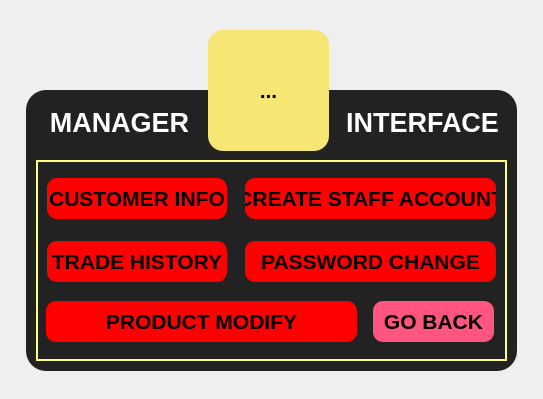
<?xml version="1.0" encoding="UTF-8"?>
<ui version="4.0">
 <class>QuanLy</class>
 <widget class="QMainWindow" name="QuanLy">
  <property name="geometry">
   <rect>
    <x>0</x>
    <y>0</y>
    <width>543</width>
    <height>399</height>
   </rect>
  </property>
  <property name="minimumSize">
   <size>
    <width>460</width>
    <height>230</height>
   </size>
  </property>
  <property name="maximumSize">
   <size>
    <width>1000</width>
    <height>1000</height>
   </size>
  </property>
  <property name="windowTitle">
   <string>Quản Lý</string>
  </property>
  <property name="styleSheet">
   <string notr="true">#Form
{
	background-image: url(:/background/BACKGROUND/bg1.jpg);
}</string>
  </property>
  <widget class="QWidget" name="Form">
   <widget class="QFrame" name="frame">
    <property name="geometry">
     <rect>
      <x>26</x>
      <y>90</y>
      <width>491</width>
      <height>281</height>
     </rect>
    </property>
    <property name="styleSheet">
     <string notr="true">QFrame
{
	background-color: #222;
	border-radius: 20px;
}

QPushButton
{
	background: red;
	border-radius: 10px;
}

QLineEdit
{
	background: transparent;
	border:none;
	color:#717072;
	border-bottom: 1px solid #717072;
}

QLabel
{
	color: white;
	font: 900 18pt &quot;Segoe UI&quot;;
}

QGroupBox
{
	border: 2px solid rgb(255, 255, 127);
}</string>
    </property>
    <property name="frameShape">
     <enum>QFrame::StyledPanel</enum>
    </property>
    <property name="frameShadow">
     <enum>QFrame::Raised</enum>
    </property>
    <widget class="QGroupBox" name="groupBox">
     <property name="geometry">
      <rect>
       <x>10</x>
       <y>70</y>
       <width>471</width>
       <height>201</height>
      </rect>
     </property>
     <property name="title">
      <string/>
     </property>
     <widget class="QPushButton" name="XKH_BUTTON">
      <property name="geometry">
       <rect>
        <x>11</x>
        <y>18</y>
        <width>180</width>
        <height>41</height>
       </rect>
      </property>
      <property name="font">
       <font>
        <pointsize>16</pointsize>
        <bold>true</bold>
       </font>
      </property>
      <property name="text">
       <string>CUSTOMER INFO</string>
      </property>
      <property name="flat">
       <bool>false</bool>
      </property>
     </widget>
     <widget class="QPushButton" name="TTKTN_BUTTON">
      <property name="geometry">
       <rect>
        <x>209</x>
        <y>18</y>
        <width>251</width>
        <height>41</height>
       </rect>
      </property>
      <property name="font">
       <font>
        <pointsize>16</pointsize>
        <bold>true</bold>
       </font>
      </property>
      <property name="text">
       <string>CREATE STAFF ACCOUNT</string>
      </property>
      <property name="flat">
       <bool>false</bool>
      </property>
     </widget>
     <widget class="QPushButton" name="DMK_BUTTON">
      <property name="geometry">
       <rect>
        <x>209</x>
        <y>81</y>
        <width>251</width>
        <height>41</height>
       </rect>
      </property>
      <property name="font">
       <font>
        <pointsize>16</pointsize>
        <bold>true</bold>
       </font>
      </property>
      <property name="text">
       <string>PASSWORD CHANGE</string>
      </property>
      <property name="flat">
       <bool>false</bool>
      </property>
     </widget>
     <widget class="QPushButton" name="LSGD_BUTTON">
      <property name="geometry">
       <rect>
        <x>11</x>
        <y>81</y>
        <width>180</width>
        <height>41</height>
       </rect>
      </property>
      <property name="font">
       <font>
        <pointsize>16</pointsize>
        <bold>true</bold>
       </font>
      </property>
      <property name="text">
       <string>TRADE HISTORY</string>
      </property>
      <property name="flat">
       <bool>false</bool>
      </property>
     </widget>
     <widget class="QPushButton" name="CSSP_BUTTON">
      <property name="geometry">
       <rect>
        <x>10</x>
        <y>141</y>
        <width>311</width>
        <height>41</height>
       </rect>
      </property>
      <property name="font">
       <font>
        <pointsize>16</pointsize>
        <bold>true</bold>
       </font>
      </property>
      <property name="text">
       <string>PRODUCT MODIFY</string>
      </property>
      <property name="flat">
       <bool>false</bool>
      </property>
     </widget>
     <widget class="QPushButton" name="EXIT_BUTTON">
      <property name="geometry">
       <rect>
        <x>337</x>
        <y>141</y>
        <width>121</width>
        <height>41</height>
       </rect>
      </property>
      <property name="font">
       <font>
        <pointsize>16</pointsize>
        <bold>true</bold>
       </font>
      </property>
      <property name="styleSheet">
       <string notr="true">background-color: rgb(255, 85, 127);</string>
      </property>
      <property name="text">
       <string>GO BACK</string>
      </property>
      <property name="flat">
       <bool>false</bool>
      </property>
     </widget>
    </widget>
    <widget class="QLabel" name="QL_LABEL">
     <property name="geometry">
      <rect>
       <x>18</x>
       <y>12</y>
       <width>151</width>
       <height>41</height>
      </rect>
     </property>
     <property name="font">
      <font>
       <family>Segoe UI</family>
       <pointsize>20</pointsize>
       <italic>false</italic>
       <bold>true</bold>
      </font>
     </property>
     <property name="autoFillBackground">
      <bool>false</bool>
     </property>
     <property name="styleSheet">
      <string notr="true">font: 900 20pt &quot;Segoe UI&quot;;</string>
     </property>
     <property name="text">
      <string>MANAGER</string>
     </property>
     <property name="textFormat">
      <enum>Qt::PlainText</enum>
     </property>
     <property name="alignment">
      <set>Qt::AlignCenter</set>
     </property>
    </widget>
    <widget class="QLabel" name="QL_LABEL_2">
     <property name="geometry">
      <rect>
       <x>321</x>
       <y>12</y>
       <width>151</width>
       <height>41</height>
      </rect>
     </property>
     <property name="font">
      <font>
       <family>Segoe UI</family>
       <pointsize>20</pointsize>
       <italic>false</italic>
       <bold>true</bold>
      </font>
     </property>
     <property name="autoFillBackground">
      <bool>false</bool>
     </property>
     <property name="styleSheet">
      <string notr="true">font: 900 20pt &quot;Segoe UI&quot;;</string>
     </property>
     <property name="text">
      <string>INTERFACE</string>
     </property>
     <property name="textFormat">
      <enum>Qt::PlainText</enum>
     </property>
     <property name="alignment">
      <set>Qt::AlignCenter</set>
     </property>
    </widget>
   </widget>
   <widget class="QToolButton" name="toolButton">
    <property name="geometry">
     <rect>
      <x>208</x>
      <y>30</y>
      <width>121</width>
      <height>121</height>
     </rect>
    </property>
    <property name="font">
     <font>
      <pointsize>16</pointsize>
      <bold>true</bold>
     </font>
    </property>
    <property name="styleSheet">
     <string notr="true">QToolButton
{
	background-color: qconicalgradient(cx:0.489, cy:0.5, angle:0, stop:0.460227 rgba(246, 230, 116, 255));
	border-radius: 15px;
}
</string>
    </property>
    <property name="text">
     <string>...</string>
    </property>
    <property name="icon">
     <iconset resource="ing.qrc">
      <normaloff>:/icon/ICON/man.png</normaloff>:/icon/ICON/man.png</iconset>
    </property>
    <property name="iconSize">
     <size>
      <width>128</width>
      <height>128</height>
     </size>
    </property>
   </widget>
  </widget>
 </widget>
 <resources>
  <include location="ing.qrc"/>
 </resources>
 <connections/>
</ui>
